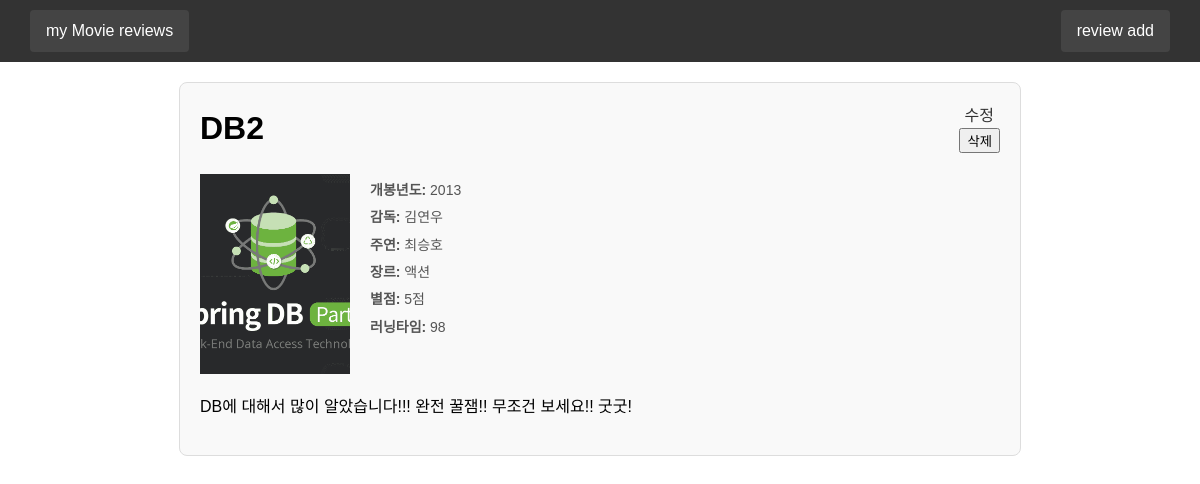
The app's page /review/9 with its own data.
### review/models.py (models this page shows)
class Review(models.Model):
    title = models.CharField(max_length=30)
    review = models.TextField()
    genre = models.CharField(max_length=5)
    year=models.CharField(max_length=5, default='0')
    rate = models.CharField(max_length=3, default='0')
    movie_time = models.PositiveIntegerField()
    img_url = models.ImageField(upload_to='images/', default='images/basic.jpg')
    director = models.CharField(max_length=10)
    actor = models.CharField(max_length=10)

### review/views.py (the view)
# urls.py: path('review/<int:pk>', review_detail, name='review_detail'),
def review_detail(request, pk):
    review = Review.objects.get(id=pk)
    context = {'review': review}
    return render(request, 'review_detail.html', context)

### templates/review_detail.html (shortened to what this page needs)
{% extends 'header.html' %}
{% block content %}
<div class="container2">
    <div class="movie-header">
        <h1>{{ review.title }}</h1>
        <div class="actions">
            <a href="/review/{{ review.id }}/update">수정</a>
            <form action="/review/{{ review.id }}/delete" method="post">
                <input type="submit" value="삭제">
            </form>
        </div>
    </div>
    <div class="movie-details">
        <div class="movie-poster">
            <img src="{{ review.img_url.url }}" alt="포스터 이미지" style="width: 100%; height: 100%; object-fit: cover;">
        </div>
        <div class="movie-info">
            <p><strong>개봉년도:</strong> {{ review.year }}</p>
            <p><strong>감독:</strong> {{ review.director }}</p>
            <p><strong>주연:</strong> {{ review.actor }}</p>
            <p><strong>장르:</strong> {{ review.genre }}</p>
            <p><strong>별점:</strong> {{ review.rate }}</p>
            <p><strong>러닝타임:</strong> {{ review.movie_time }}</p>
        </div>
    </div>
    <div class="movie-description">
        <p>{{ review.review }}</p>
    </div>
</div>
{% endblock %}

### static/detail.css (style rules this page uses)
.container2 { max-width: 800px; margin: 20px auto; padding: 20px; border: 1px solid #ddd; border-radius: 8px; background-color: #f9f9f9; }
.movie-header { display: flex; align-items: center; justify-content: space-between; }
.movie-header h1 { margin: 0; }
.movie-header .actions a { color: #333; text-decoration: none; margin: 0 5px; }
.movie-details { display: flex; margin-top: 20px; }
.movie-poster { width: 150px; height: 200px; background-color: #ddd; margin-right: 20px; }
.movie-info { flex: 1; }
.movie-info p { margin: 5px 0; }
.movie-description { margin-top: 20px; }

### static/header.css (style rules this page uses)
body { font-family: Arial, sans-serif; line-height: 1.6; margin: 0; padding: 0; }

### static/home.css (style rules this page uses)
.movie-info { font-size: 14px; color: #555; }

### records on screen
Review: title "DB2", img_url (picture), year "2013", director "김연우", actor "최승호", genre "액션", rate "5점", movie_time "98", review "DB에 대해서 많이 알았습니다!!! 완전 꿀잼!! 무조건 보세요!! 굿굿!"
